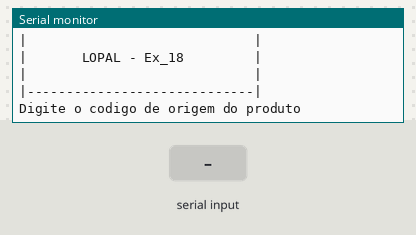
This sketch was run on a simulated Arduino Uno, built with avr-gcc and run on an emulated ATmega328P. Parts: the last lines printed to the serial monitor. The inputs (shaded band) are chosen by the test bench.

Above: at 1.2 s.
1.3 s: "90,45\n" received over Serial
At 1.45 s:
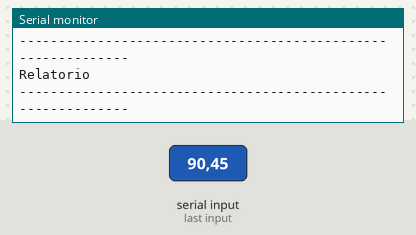
2.8 s: "1\n" received over Serial
At 3.18 s:
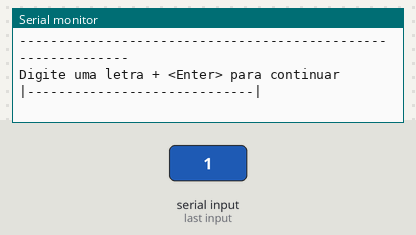
4.4 s: "2\n" received over Serial
At 4.72 s:
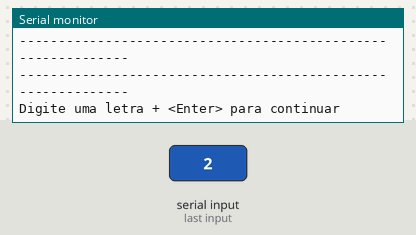
6.0 s: "3\n" received over Serial
At 6.07 s:
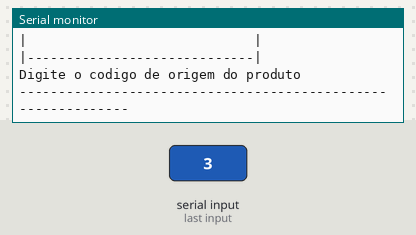
7.6 s: "4\n" received over Serial
At 7.85 s:
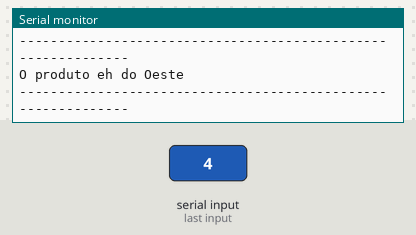
9.2 s: "5\n" received over Serial
At 9.45 s:
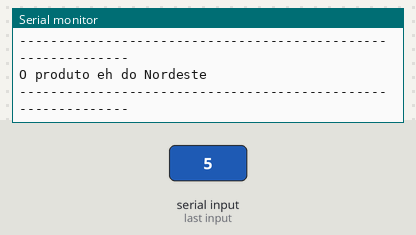

The sketch:

lopal_ex181.ino
```cpp
// C++ code
/*

Faça um programa que receba um código de origem de um produto e informe sua procedência conforme a lista abaixo:

    CÓDIGO DE ORIGEM			PROCEDÊNCIA
    	1							Sul
        2							Norte
        3							Leste
        4							Oeste
        5 ou 6 						Nordeste
        7, 8 ou 9 					Sudeste
        10 até 20 					Centro-Oeste
        acima de 20 				Código ainda sem definição

*/


 int codigo = 0;
 String text = "texto aleatorio";


void setup()
{
 Serial.begin (9600);
}
//inicialização das variáveis

void loop()
{

  Serial.println("|-----------------------------|");
  Serial.println("|                             |");
  Serial.println("|       LOPAL - Ex_18         |");
  Serial.println("|                             |");
  Serial.println("|-----------------------------|");
  Serial.println();
  Serial.println();


  Serial.println("Digite o codigo de origem do produto");
  while (! Serial.available() );
  codigo = Serial.parseFloat();


  if (codigo == 1) {

    text = "O produto eh do Sul"; }


  else if (codigo == 2){

    text = "O produto eh do Norte"; }

  else if (codigo == 3){

    text = "O produto eh do Leste"; }

  else if (codigo == 4){

    text = "O produto eh do Oeste"; }

  else if (codigo == 5 || codigo == 6) {

    text = "O produto eh do Nordeste"; }

  else if (codigo == 7 || codigo == 8 || codigo == 9) {

    text = "O produto eh do Sudeste"; }

  else if (codigo >=10 && codigo <= 20) {

    text = "O produto eh do Centro-Oeste"; }

  else {

    text = "CODIGO AINDA SEM IDENTIFICACAO"; }


  Serial.println();
  Serial.println();
  Serial.println("-------------------------------------------------------------");
  Serial.println("Relatorio");
  Serial.println("-------------------------------------------------------------");
  Serial.println();
  Serial.println();
  Serial.println(text);
  Serial.println();
  Serial.println();
  Serial.println();
  Serial.println("-------------------------------------------------------------");
  Serial.println();
  Serial.println("-------------------------------------------------------------");


  Serial.println("Digite uma letra + <Enter> para continuar");
  while (! Serial.available() );

  Serial.println();
  Serial.println();

  Serial.read();
  } 
```

Measured:
- after the input at 1.3 s, the serial monitor: prints a new line at once (image 1)
- after the input at 2.8 s, the serial monitor: prints a new line after 0.15 s (image 2)
- after the input at 4.4 s, the serial monitor: prints a new line after 0.15 s (image 3)
- after the input at 7.6 s, the serial monitor: prints a new line after 0.15 s (image 5)
- after the input at 9.2 s, the serial monitor: prints a new line after 0.15 s (image 6)
